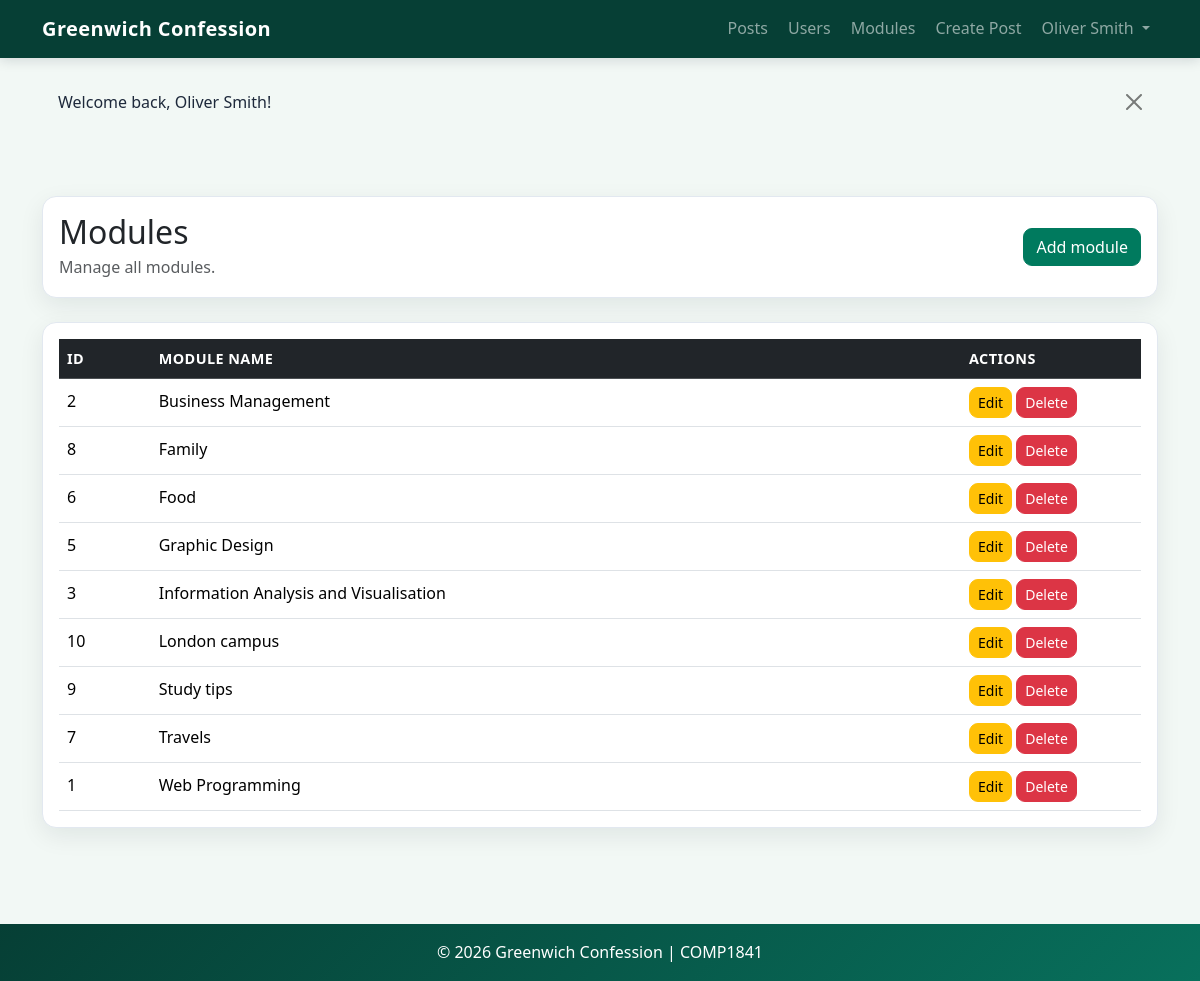
Page /?controller=modules&action=index (signed in) on the committed database.
### tables this page shows
CREATE TABLE `modules` (
  `id` int(10) unsigned NOT NULL AUTO_INCREMENT,
  `module_name` varchar(160) NOT NULL,
  `created_at` timestamp NOT NULL DEFAULT current_timestamp(),
  PRIMARY KEY (`id`)
);

### app/Controllers/ModulesControllers.php (called while the page is built, shortened)
<?php
require_once __DIR__ . '/../Models/Module.php';
class ModulesControllers
{
    private Module $moduleModel;
    public function __construct()
    {
        $this->moduleModel = new Module();
    }
    public function index(): void
    {
        $modules = $this->moduleModel->getAll();
        require __DIR__ . '/../Views/modules/index.php';
    }
}

### app/Models/Module.php (called while the page is built, shortened)
<?php
require_once __DIR__ . '/../Core/Database.php';
class Module
{
    private PDO $connection;
    public function __construct()
    {
        $database = new Database();
        $this->connection = $database->connect();
    }
    public function getAll(): array
    {
        $sql = "SELECT id, module_name
                FROM modules
                ORDER BY module_name ASC";
        $statement = $this->connection->query($sql);
        return $statement->fetchAll();
    }
}

### app/Core/Database.php (called while the page is built, shortened)
<?php
class Database
{
    private $connection;
    public function connect()
    {
        if ($this->connection == null) {
            try {
                $dsn = 'mysql:host=' . DB_HOST .
                    ';port=' . DB_PORT .
                    ';dbname=' . DB_NAME .
                    ';charset=utf8mb4';
                $this->connection = new PDO (
                    $dsn,
                    DB_USER,
                    DB_PASS
                );
                $this->connection->setAttribute(
                    PDO::ATTR_ERRMODE,
                    PDO::ERRMODE_EXCEPTION
                );
                $this->connection->setAttribute(
                    PDO::ATTR_DEFAULT_FETCH_MODE,
                    PDO::FETCH_ASSOC
                );
            } catch (PDOException $e) {
                throw new RuntimeException('Database connection failed:' . $e->getMessage(), 0, $e);
            }
        }
        return $this->connection;
    }
}

### app/Views/modules/index.php (the view)
<?php
require __DIR__ . '/../layouts/header.php';
?>
<div class = "container py-5">
    <div class = "card shadow-sm mb-4">
        <div class = "card-body d-flex justify-content-between align-items-center">
            <div>
                <h2 class = "mb-1">Modules</h2>
                <p class = "text-muted mb-0">
                    Manage all modules.
                </p>
            </div>
            <a href = "?controller=modules&action=create"
                class = "btn btn-primary">
                Add module
            </a>
        </div>
    </div>
    <?php if (empty($modules)): ?>
        <div class = "alert alert-info">
            No modules found.
        </div>
    <?php else: ?>
        <div class = "card shadow-sm">
            <div class = "card-body">
                <table class = "table table-hover align-middle">
                    <thead class = "table-dark">
                        <tr>
                            <th>ID</th>
                            <th>Module Name</th>
                            <th width = "180">Actions</th>
                        </tr>
                    </thead>
                    <tbody>
                        <?php foreach ($modules as $module): ?>
                            <tr>
                                <td>
                                    <?= htmlspecialchars((string)$module['id'])  ?>
                                </td>
                                <td>
                                    <?= htmlspecialchars($module['module_name']) ?>
                                </td>
                                <td>
                                    <a
                                        href = "?controller=modules&action=edit&id=<?= $module['id'] ?>"
                                        class = "btn btn-warning btn-sm">
                                        Edit
                                    </a>
                                    <form
                                        action = "?controller=modules&action=delete&id=<?= htmlspecialchars((string)$module['id']) ?>"
                                        method = "POST"
                                        class = "d-inline">
                                        <button
                                            type = "submit"
                                            class = "btn btn-danger btn-sm"
                                            onclick = "return confirm('Delete this module?')">
                                            Delete
                                        </button>
                                    </form>
                                </td>
                            </tr>
                        <?php endforeach; ?>
                    </tbody>
                </table>
            </div>
        </div>
    <?php endif; ?>
</div>
<?php require __DIR__ . '/../layouts/footer.php'; ?>

### public/css/style.css (style rules this page uses)
:root { --primary: #007a5e; --primary-dark: #005c47; --dark: #063f35; --muted: #64748b; --background: #f2f8f5; --border: #e2e8f0; --radius: 14px; }
body { background: var(--background); color: #1e293b; font-family: "Segoe UI", Arial, sans-serif; line-height: 1.6; }
.card { border: 1px solid var(--border); border-radius: var(--radius); overflow: hidden; }
.shadow, .shadow-sm, .shadow-lg { box-shadow: 0 8px 24px rgba(15, 23, 42, 0.08) !important; }
.btn { border-radius: 9px; font-weight: 500; transition: transform 0.15s ease, box-shadow 0.15s ease; }
.btn-primary { background-color: var(--primary); border-color: var(--primary); }
.table { margin-bottom: 0; background-color: #ffffff; }
.table thead th { white-space: nowrap; font-size: 0.9rem; text-transform: uppercase; letter-spacing: 0.03em; }
.table td, .table th { vertical-align: middle; }

### rows in the picture
modules: id "2", module_name "Business Management"
modules: id "8", module_name "Family"
modules: id "6", module_name "Food"
modules: id "5", module_name "Graphic Design"
modules: id "3", module_name "Information Analysis and Visualisation"
modules: id "10", module_name "London campus"
modules: id "9", module_name "Study tips"
modules: id "7", module_name "Travels"
modules: id "1", module_name "Web Programming"

### other values in the picture
$_SESSION['username'] "Oliver Smith"
$flash['message'] "Welcome back, Oliver Smith!"
